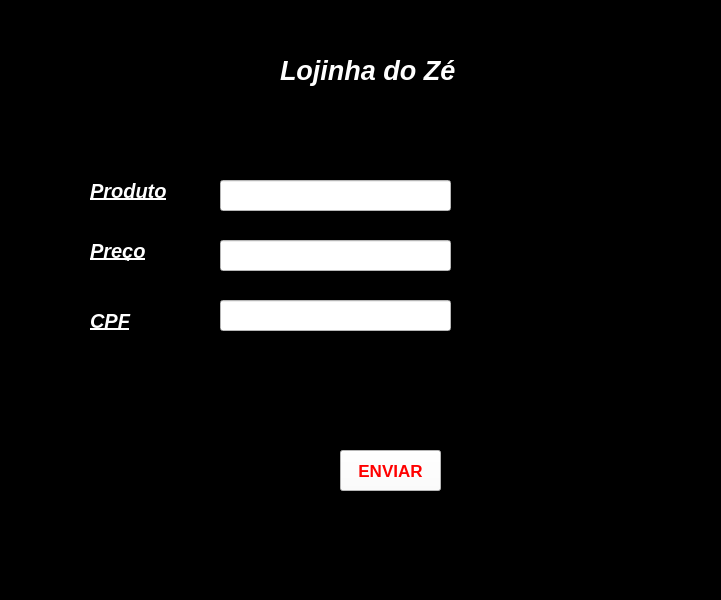
<?xml version="1.0" encoding="UTF-8"?>
<ui version="4.0">
 <class>MainWindow</class>
 <widget class="QMainWindow" name="MainWindow">
  <property name="geometry">
   <rect>
    <x>0</x>
    <y>0</y>
    <width>721</width>
    <height>600</height>
   </rect>
  </property>
  <property name="windowTitle">
   <string>MainWindow</string>
  </property>
  <property name="styleSheet">
   <string notr="true">background-color: rgb(0, 0, 0);</string>
  </property>
  <widget class="QWidget" name="centralwidget">
   <widget class="QLabel" name="label">
    <property name="geometry">
     <rect>
      <x>280</x>
      <y>50</y>
      <width>201</width>
      <height>41</height>
     </rect>
    </property>
    <property name="font">
     <font>
      <pointsize>20</pointsize>
      <weight>75</weight>
      <italic>true</italic>
      <bold>true</bold>
     </font>
    </property>
    <property name="styleSheet">
     <string notr="true">background-color: rgb(0, 0, 0);
color: rgb(255, 255, 255);</string>
    </property>
    <property name="text">
     <string>Lojinha do Zé</string>
    </property>
   </widget>
   <widget class="QLabel" name="label_2">
    <property name="geometry">
     <rect>
      <x>90</x>
      <y>180</y>
      <width>81</width>
      <height>21</height>
     </rect>
    </property>
    <property name="font">
     <font>
      <pointsize>15</pointsize>
      <weight>75</weight>
      <italic>true</italic>
      <bold>true</bold>
      <underline>true</underline>
     </font>
    </property>
    <property name="styleSheet">
     <string notr="true">color: rgb(255, 255, 255);</string>
    </property>
    <property name="text">
     <string>Produto</string>
    </property>
   </widget>
   <widget class="QLabel" name="label_3">
    <property name="geometry">
     <rect>
      <x>90</x>
      <y>240</y>
      <width>71</width>
      <height>21</height>
     </rect>
    </property>
    <property name="font">
     <font>
      <pointsize>15</pointsize>
      <weight>75</weight>
      <italic>true</italic>
      <bold>true</bold>
      <underline>true</underline>
     </font>
    </property>
    <property name="styleSheet">
     <string notr="true">color: rgb(255, 255, 255);</string>
    </property>
    <property name="text">
     <string>Preço</string>
    </property>
   </widget>
   <widget class="QLabel" name="label_4">
    <property name="geometry">
     <rect>
      <x>90</x>
      <y>310</y>
      <width>51</width>
      <height>21</height>
     </rect>
    </property>
    <property name="font">
     <font>
      <pointsize>15</pointsize>
      <weight>75</weight>
      <italic>true</italic>
      <bold>true</bold>
      <underline>true</underline>
     </font>
    </property>
    <property name="styleSheet">
     <string notr="true">color: rgb(255, 255, 255);</string>
    </property>
    <property name="text">
     <string>CPF</string>
    </property>
   </widget>
   <widget class="QLineEdit" name="lineEdit">
    <property name="geometry">
     <rect>
      <x>220</x>
      <y>180</y>
      <width>231</width>
      <height>31</height>
     </rect>
    </property>
    <property name="styleSheet">
     <string notr="true">background-color: rgb(255, 255, 255);</string>
    </property>
   </widget>
   <widget class="QLineEdit" name="lineEdit_2">
    <property name="geometry">
     <rect>
      <x>220</x>
      <y>240</y>
      <width>231</width>
      <height>31</height>
     </rect>
    </property>
    <property name="styleSheet">
     <string notr="true">background-color: rgb(255, 255, 255);</string>
    </property>
   </widget>
   <widget class="QLineEdit" name="lineEdit_3">
    <property name="geometry">
     <rect>
      <x>220</x>
      <y>300</y>
      <width>231</width>
      <height>31</height>
     </rect>
    </property>
    <property name="styleSheet">
     <string notr="true">background-color: rgb(255, 255, 255);</string>
    </property>
   </widget>
   <widget class="QPushButton" name="pushButton">
    <property name="geometry">
     <rect>
      <x>340</x>
      <y>450</y>
      <width>101</width>
      <height>41</height>
     </rect>
    </property>
    <property name="font">
     <font>
      <pointsize>13</pointsize>
      <weight>75</weight>
      <bold>true</bold>
     </font>
    </property>
    <property name="styleSheet">
     <string notr="true">color: rgb(255, 0, 0);
background-color: rgb(255, 255, 255);
</string>
    </property>
    <property name="text">
     <string>ENVIAR</string>
    </property>
   </widget>
  </widget>
  <widget class="QMenuBar" name="menubar">
   <property name="geometry">
    <rect>
     <x>0</x>
     <y>0</y>
     <width>721</width>
     <height>21</height>
    </rect>
   </property>
  </widget>
  <widget class="QStatusBar" name="statusbar"/>
 </widget>
 <resources/>
 <connections/>
</ui>
